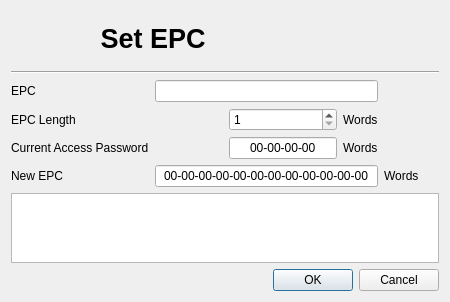
<?xml version="1.0" encoding="UTF-8"?>
<ui version="4.0">
 <class>CGen2SetEPCDialogClass</class>
 <widget class="QDialog" name="CGen2SetEPCDialogClass">
  <property name="geometry">
   <rect>
    <x>0</x>
    <y>0</y>
    <width>450</width>
    <height>302</height>
   </rect>
  </property>
  <property name="windowTitle">
   <string>Gen2 - Set EPC</string>
  </property>
  <property name="windowIcon">
   <iconset resource="../../../Qrfe/images/qrfe.qrc">
    <normaloff>:/ams logos/mtiWindowIcon</normaloff>:/ams logos/mtiWindowIcon</iconset>
  </property>
  <layout class="QGridLayout" name="gridLayout_3">
   <item row="0" column="0">
    <widget class="QLabel" name="label_6">
     <property name="text">
      <string/>
     </property>
     <property name="pixmap">
      <pixmap resource="../../../Qrfe/images/qrfe.qrc">:/window images/keyImage</pixmap>
     </property>
    </widget>
   </item>
   <item row="0" column="1" colspan="3">
    <widget class="QLabel" name="label_5">
     <property name="font">
      <font>
       <family>Tahoma</family>
       <pointsize>20</pointsize>
       <weight>75</weight>
       <bold>true</bold>
      </font>
     </property>
     <property name="text">
      <string>Set EPC</string>
     </property>
     <property name="alignment">
      <set>Qt::AlignCenter</set>
     </property>
    </widget>
   </item>
   <item row="1" column="0" colspan="7">
    <widget class="Line" name="line">
     <property name="orientation">
      <enum>Qt::Horizontal</enum>
     </property>
    </widget>
   </item>
   <item row="3" column="0">
    <widget class="QLabel" name="label">
     <property name="text">
      <string>EPC</string>
     </property>
    </widget>
   </item>
   <item row="5" column="0" colspan="2">
    <widget class="QLabel" name="label_4">
     <property name="text">
      <string>Current Access Password</string>
     </property>
     <property name="alignment">
      <set>Qt::AlignLeading|Qt::AlignLeft|Qt::AlignVCenter</set>
     </property>
    </widget>
   </item>
   <item row="5" column="2" colspan="2">
    <spacer name="horizontalSpacer">
     <property name="orientation">
      <enum>Qt::Horizontal</enum>
     </property>
     <property name="sizeHint" stdset="0">
      <size>
       <width>65</width>
       <height>20</height>
      </size>
     </property>
    </spacer>
   </item>
   <item row="5" column="4">
    <widget class="QLineEdit" name="currentPasswordLineEdit">
     <property name="sizePolicy">
      <sizepolicy hsizetype="Fixed" vsizetype="Fixed">
       <horstretch>0</horstretch>
       <verstretch>0</verstretch>
      </sizepolicy>
     </property>
     <property name="inputMask">
      <string>HH-HH-HH-HH; </string>
     </property>
     <property name="text">
      <string>00-00-00-00</string>
     </property>
     <property name="alignment">
      <set>Qt::AlignCenter</set>
     </property>
    </widget>
   </item>
   <item row="5" column="6">
    <spacer name="horizontalSpacer_2">
     <property name="orientation">
      <enum>Qt::Horizontal</enum>
     </property>
     <property name="sizeHint" stdset="0">
      <size>
       <width>64</width>
       <height>20</height>
      </size>
     </property>
    </spacer>
   </item>
   <item row="6" column="0">
    <widget class="QLabel" name="label_7">
     <property name="text">
      <string>New EPC</string>
     </property>
    </widget>
   </item>
   <item row="8" column="0" colspan="7">
    <widget class="QTextEdit" name="infoEdit">
     <property name="maximumSize">
      <size>
       <width>16777215</width>
       <height>70</height>
      </size>
     </property>
     <property name="font">
      <font>
       <family>Lucida Console</family>
      </font>
     </property>
     <property name="readOnly">
      <bool>true</bool>
     </property>
    </widget>
   </item>
   <item row="9" column="4" colspan="3">
    <widget class="QDialogButtonBox" name="buttonBox">
     <property name="standardButtons">
      <set>QDialogButtonBox::Cancel|QDialogButtonBox::Ok</set>
     </property>
    </widget>
   </item>
   <item row="4" column="4">
    <widget class="QSpinBox" name="lengthBox">
     <property name="minimum">
      <number>1</number>
     </property>
     <property name="maximum">
      <number>27</number>
     </property>
    </widget>
   </item>
   <item row="4" column="0">
    <widget class="QLabel" name="label_2">
     <property name="text">
      <string>EPC Length</string>
     </property>
    </widget>
   </item>
   <item row="5" column="5">
    <widget class="QLabel" name="label_3">
     <property name="text">
      <string>Words</string>
     </property>
    </widget>
   </item>
   <item row="4" column="5">
    <widget class="QLabel" name="label_8">
     <property name="text">
      <string>Words</string>
     </property>
    </widget>
   </item>
   <item row="6" column="2" colspan="4">
    <widget class="QLineEdit" name="newEpcEdit">
     <property name="minimumSize">
      <size>
       <width>220</width>
       <height>0</height>
      </size>
     </property>
     <property name="inputMask">
      <string>HH-HH-HH-HH-HH-HH-HH-HH-HH-HH-HH-HH; </string>
     </property>
     <property name="text">
      <string>00-00-00-00-00-00-00-00-00-00-00-00</string>
     </property>
     <property name="alignment">
      <set>Qt::AlignCenter</set>
     </property>
    </widget>
   </item>
   <item row="6" column="6">
    <widget class="QLabel" name="label_9">
     <property name="text">
      <string>Words</string>
     </property>
    </widget>
   </item>
   <item row="3" column="2" colspan="4">
    <widget class="QLineEdit" name="tagIdEdit">
     <property name="font">
      <font>
       <family>Tahoma</family>
       <pointsize>9</pointsize>
       <weight>75</weight>
       <bold>true</bold>
      </font>
     </property>
     <property name="alignment">
      <set>Qt::AlignCenter</set>
     </property>
     <property name="readOnly">
      <bool>true</bool>
     </property>
    </widget>
   </item>
  </layout>
 </widget>
 <layoutdefault spacing="6" margin="11"/>
 <resources>
  <include location="../../../Qrfe/images/qrfe.qrc"/>
  <include location="../../../Qrfe/images/qrfe.qrc"/>
  <include location="../../../Qrfe/images/qrfe.qrc"/>
  <include location="../../../Qrfe/images/qrfe.qrc"/>
  <include location="../../../Qrfe/images/qrfe.qrc"/>
  <include location="../../../Qrfe/images/qrfe.qrc"/>
  <include location="../../../Qrfe/images/qrfe.qrc"/>
  <include location="../../../Qrfe/images/qrfe.qrc"/>
  <include location="../../../Qrfe/images/qrfe.qrc"/>
  <include location="../../../Qrfe/images/qrfe.qrc"/>
  <include location="../../../Qrfe/images/qrfe.qrc"/>
  <include location="../../../Qrfe/images/qrfe.qrc"/>
  <include location="../../../Qrfe/images/qrfe.qrc"/>
  <include location="../../../Qrfe/images/qrfe.qrc"/>
  <include location="../../../Qrfe/images/qrfe.qrc"/>
 </resources>
 <connections/>
</ui>
